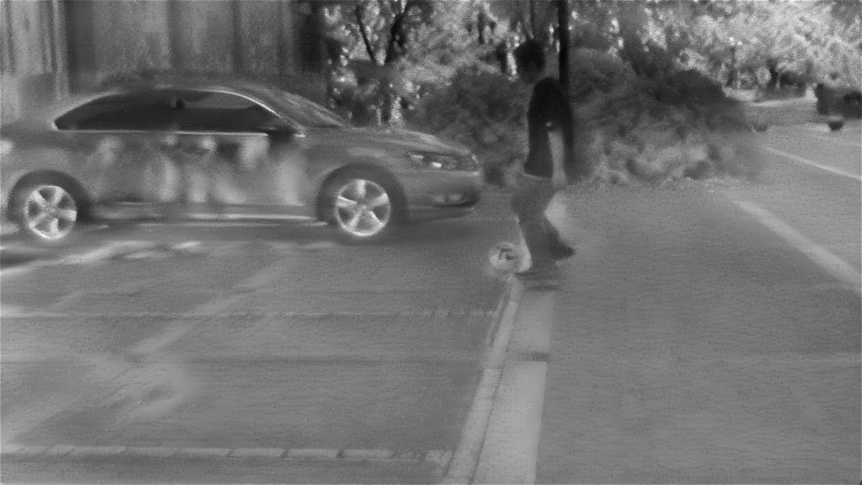
#> input picture data/test/frame_000402.png, 862 x 485 px, shrunk from 1280 x 720 before the run
$ python akaze.py
#> lines starting #> are read from the running program, lines starting #| are printed output that depends on the picture
import numpy as np
import cv2

# 读取图像
img1 = cv2.imread('frame_000402.png')  # 事件图像
#> img1 is the input picture: shape (485, 862, 3); min 3, max 254, mean 112.8
img2 = cv2.imread('000403.png')        # RGB图像
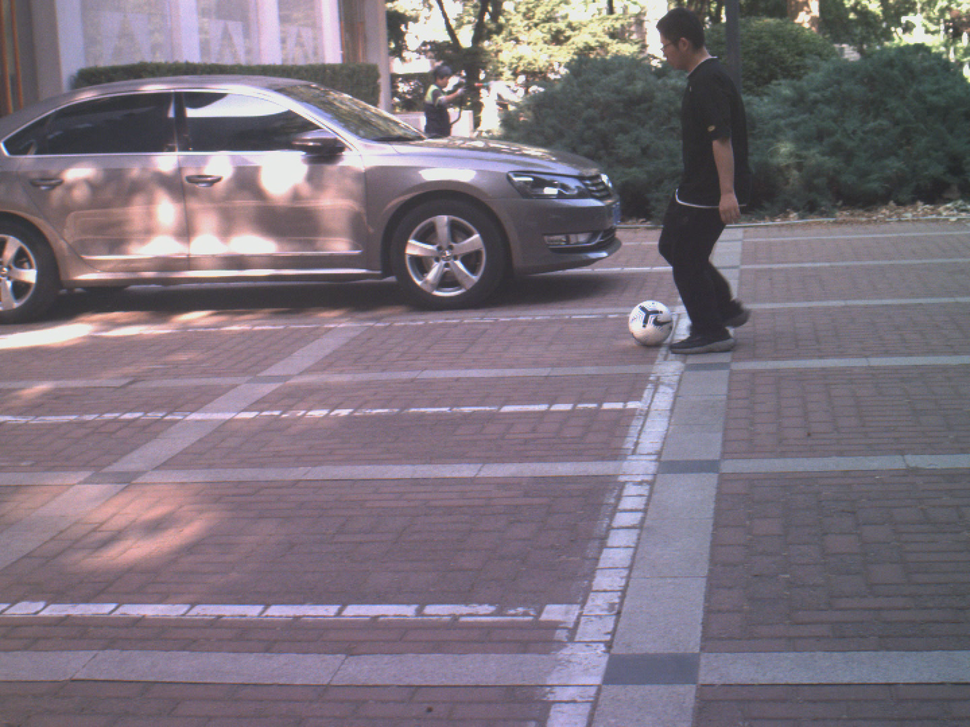
#> input picture data/test/000403.png, 970 x 727 px, shrunk from 1440 x 1080 before the run
#> img2 is the input picture: shape (727, 970, 3); mean B, G, R 124.4, 114, 124

# 相机标定参数
rgb_camera_matrix = np.array([[2564.19310444823, 0, 739.387821416966],
                              [0, 2563.41510197018, 537.540801537576],
                              [0, 0, 1]])
rgb_dist_coeffs = np.array([-0.161037226394270, 0.128949733352634, 0, 0, 0])

dvs_camera_matrix = np.array([[1671.20555532487, 0, 644.067031753728],
                              [0, 1670.49054323916, 373.313702644126],
                              [0, 0, 1]])
dvs_dist_coeffs = np.array([-0.0707315665225943, 0.290205090753698, 0, 0, 0])

# 图像去畸变
undistorted_img1 = cv2.undistort(img1, dvs_camera_matrix, dvs_dist_coeffs)
undistorted_img2 = cv2.undistort(img2, rgb_camera_matrix, rgb_dist_coeffs)
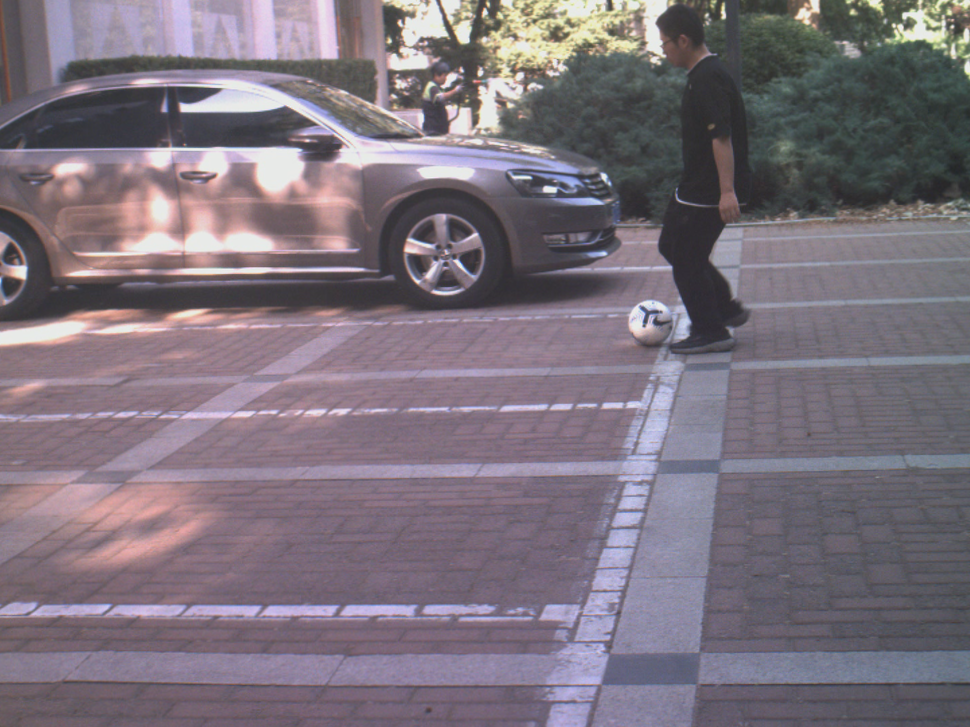
#> undistorted_img2: shape (727, 970, 3); mean B, G, R 124.4, 114, 123.9

# 将图像转换为灰度图
gray1 = cv2.cvtColor(undistorted_img1, cv2.COLOR_BGR2GRAY)
gray2 = cv2.cvtColor(undistorted_img2, cv2.COLOR_BGR2GRAY)
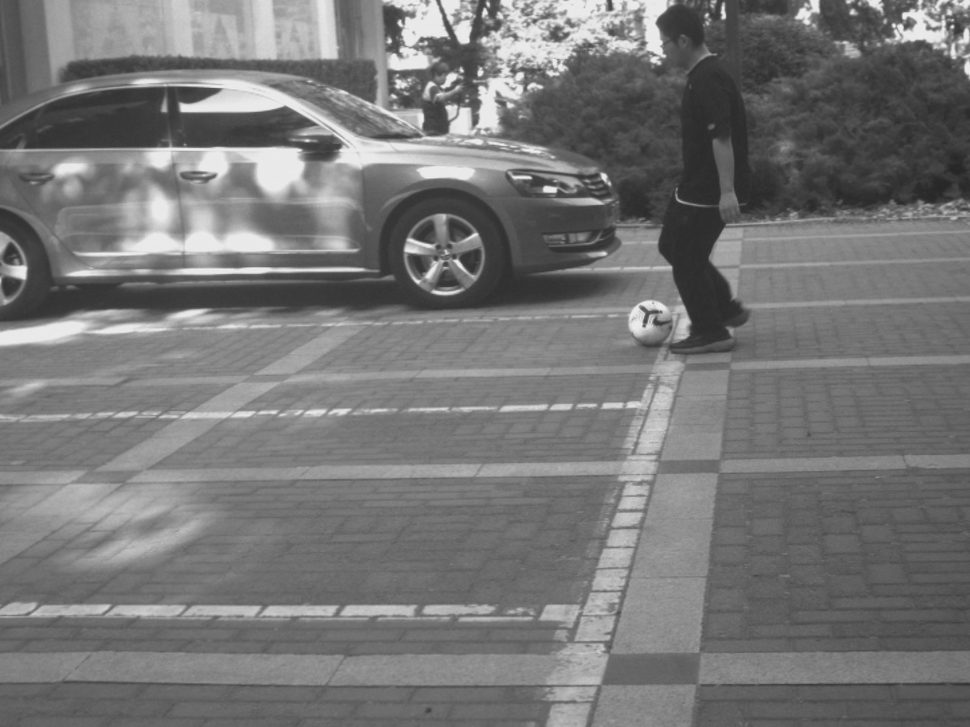
#> gray2: shape (727, 970); min 36, max 242, mean 118.1

# init AKAZE detector
akaze = cv2.AKAZE_create()

# Find the keypoints and descriptors with AKAZE
kp1, des1 = akaze.detectAndCompute(gray1, None)
#> kp1 = 410 keypoints; strongest (x, y, size): (69, 213, 8.1), (383, 197, 8.1), (253, 143, 16.1), (360, 184, 8.1)
kp2, des2 = akaze.detectAndCompute(gray2, None)
#> kp2 = 1222 keypoints; strongest (x, y, size): (412, 246, 11.4), (184, 108, 8.1), (549, 189, 8.1), (329, 147, 16.1)

print(f"Keypoints in img1: {len(kp1)}, Keypoints in img2: {len(kp2)}")
#| Keypoints in img1: 410, Keypoints in img2: 1222

# BFMatcher with default params
bf = cv2.BFMatcher()
matches = bf.knnMatch(des1, des2, k=2)
#> matches = 410 matches

# Apply ratio test and collect good matches
good_matches = []
for m, n in matches:
    if m.distance < 0.79 * n.distance:
        good_matches.append(m)
#> after the loop, good_matches = 7 matches

print(f"Number of good matches: {len(good_matches)}")
#| Number of good matches: 7

# Sort the good matches by their distance (quality of match)
good_matches = sorted(good_matches, key=lambda x: x.distance)

# Select top N matches (e.g., top 50 or less if fewer matches)
N = min(50, len(good_matches))
#> N = 7
best_matches = good_matches[:N]
#> best_matches = 7 matches

# Select good matched keypoints from top matches
ref_matched_kpts = np.float32([kp1[m.queryIdx].pt for m in best_matches]).reshape(-1, 1, 2)
#> ref_matched_kpts = [[32.38, 192.6], [348.7, 113.5], [233.5, 145.5], [520.4, 246.6], [267.1, 107], [167.7, 138], [480, 39.19]]
sensed_matched_kpts = np.float32([kp2[m.trainIdx].pt for m in best_matches]).reshape(-1, 1, 2)
#> sensed_matched_kpts = [[410.2, 240.5], [342.2, 92.24], [471.5, 35.52], [673.6, 307.7], [301.6, 108.1], [159.3, 157.9], [437.8, 292.8]]

# Calculate slopes and filter matches
slopes = []
for i, match in enumerate(best_matches):
    x1, y1 = kp1[match.queryIdx].pt
    x2, y2 = kp2[match.trainIdx].pt

    # Calculate slope (y2 - y1) / (x2 - x1)
    if x2 - x1 == 0:  # Handle vertical line case
        slope = 0
    else:
        slope = abs(y2 - y1) / abs(x2 - x1)

    slopes.append((slope, match))  # Store slope and corresponding match
#> this loop made 7 passes
#> (x1, y1, x2, y2, slope) on passes 1 to 7: (32.38, 192.6, 410.2, 240.5, 0.127), (348.7, 113.5, 342.2, 92.24, 3.3), (233.5, 145.5, 471.5, 35.52, 0.462), (520.4, 246.6, 673.6, 307.7, 0.399), (267.1, 107, 301.6, 108.1, 0.0328), (167.7, 138, 159.3, 157.9, 2.37), (480, 39.19, 437.8, 292.8, 6.01)
#> after the loop, slopes = 7 items

# Sort matches based on slope
slopes_sorted = sorted(slopes, key=lambda x: x[0])
#> slopes_sorted = 7 items

# Extract the sorted best matches
sorted_best_matches = [match for _, match in slopes_sorted]
#> sorted_best_matches = 7 matches

# Optionally, select top N matches from the sorted list
N = min(4, len(sorted_best_matches))
#> N = 4
best_matches = sorted_best_matches[:N]
#> best_matches = 4 matches

# Draw matches
img3 = cv2.drawMatches(img1, kp1, img2, kp2, best_matches, None, flags=cv2.DrawMatchesFlags_NOT_DRAW_SINGLE_POINTS)
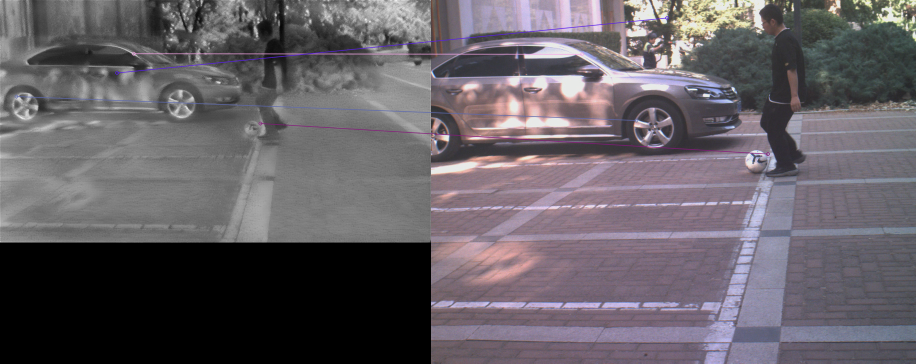
#> img3: shape (727, 1832, 3) (shown at 1/2 size); mean B, G, R 101.6, 95.6, 101.1
cv2.imwrite('sorted_matches.jpg', img3)

# Ensure at least 4 points for homography computation
if len(ref_matched_kpts) >= 4 and len(sensed_matched_kpts) >= 4:
    # Compute homography using RANSAC
    H, status = cv2.findHomography(ref_matched_kpts, sensed_matched_kpts, cv2.RANSAC, 5.0)
#> H = [[0.667, -4.87, 550.3], [0.448, -2.64, 279.4], [0.00203, -0.0102, 1]]; status = [1, 0, 1, 1, 0, 1, 0]
    print(H)
#| [[ 6.67384435e-01 -4.87016940e+00  5.50331256e+02]
#|  [ 4.48065757e-01 -2.64072545e+00  2.79443271e+02]
#|  [ 2.03098822e-03 -1.01677508e-02  1.00000000e+00]]
    # Warp image using the computed homography
    warped_image = cv2.warpPerspective(img1, H, (img1.shape[1] + img2.shape[1], img1.shape[0]))
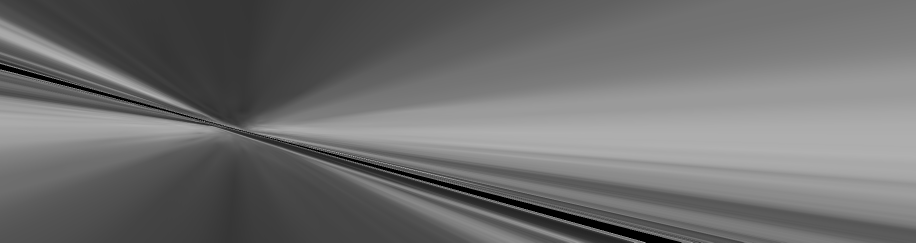
#> warped_image: shape (485, 1832, 3) (shown at 1/2 size); min 0, max 226, mean 109.7

    cv2.imwrite('warped.jpg', warped_image)
else:
    print("Not enough matches to compute homography.")
#----------------------------------------------------------
# Slope: 0.078, Distance: 55.01
# Points: (398.47, 160.26) to (453.31, 164.53)

# Slope: 0.174, Distance: 117.45
# Points: (1027.57, 92.65) to (911.88, 72.48)

# Slope: 0.332, Distance: 233.10
# Points: (766.75, 324.68) to (987.95, 398.19)

# Slope: 0.442, Distance: 256.94
# Points: (783.01, 393.74) to (1018.00, 497.65)

# Slope: 4.134, Distance: 189.59
# Points: (635.33, 206.22) to (679.90, 390.49)

# Slope: 6.084, Distance: 382.25
# Points: (713.88, 59.14) to (651.89, 436.33)
